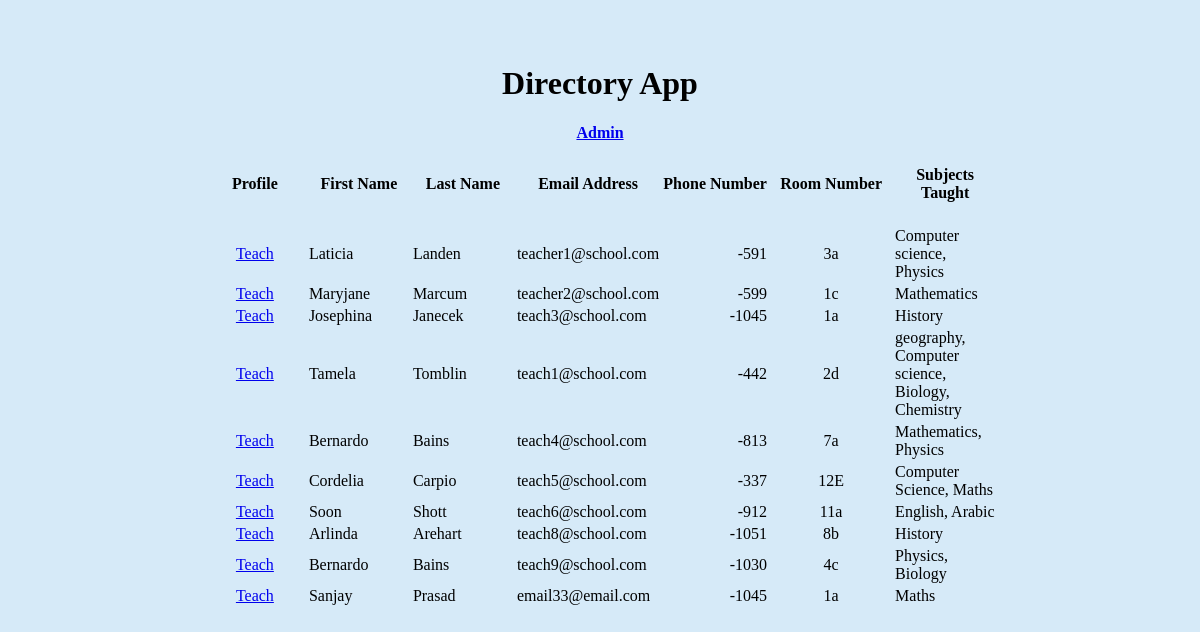
The page / on the database its author committed.
### directory/models.py (models this page shows, shortened)
class Teacher(models.Model):
    First_Name = models.CharField('First Name', max_length=60, blank=False)
    Last_Name = models.CharField('Last Name', max_length=60, blank=False)
    Profile_Picture = models.CharField('Profile Picture', max_length=50)
    Email_Address = models.EmailField('Email Address', max_length = 254, unique=True, blank=False)
    Phone_Number = models.CharField('Phone Number', max_length=31)
    Room_Number = models.CharField('Room Number', max_length=10)
    Subjects_Taught = models.CharField('Subjects Taught', max_length=300)

### directory/views.py (the view)
# urls.py: path('', views.directory, name='directory'),
def directory(request):
    teachers = Teacher.objects.all()
    return render(request, 'directory/directory.html', {'teachers': teachers})

### directory/templates/directory/directory.html (shortened to what this page needs)
{% load static %}
<link rel="stylesheet" href="../../static/directory/styles/css/directory.css">
<div>
    <h1 align="center">Directory App</h1>
    <a align='right' href='admin/'><h4 align="center">Admin</h4></a>
    <div >
        <table align="center">
            <div class="header_row">
                <tr styles="background:blue">
                    <td style="width: 100px;"><h4 align="center">Profile</h4></td>
                    <td style="width: 100px;"><h4 align="center">First Name</h4></td>
                    <td style="width: 100px;"><h4 align="center">Last Name</h4></td>
                    <td style="width: 100px;"><h4 align="center">Email  Address</h4></td>
                    <td style="width: 104px;"><h4 align="center">Phone Number</h4></td>
                    <td style="width: 120px;"><h4 align="center">Room Number</h4></td>
                    <td style="width: 100px;"><h4 align="center">Subjects Taught</h4></td>
                </tr>
            </div>
            {% for teacher in teachers %}
            <div class="teacher_row">
                <tr>
                    <td><div align='center'><a align="center" href={{teacher.id}} >Teach</a></div></td>
                    <td><div>{{ teacher.First_Name }}</div></td>
                    <td>{{ teacher.Last_Name }}</td>
                    <td>{{ teacher.Email_Address }}</td>
                    <td><div align='right'>{{ teacher.Phone_Number }}</div></td>
                    <td><div align='center'>{{ teacher.Room_Number }}</div></td>
                    <td>{{ teacher.Subjects_Taught }}</td>
                </tr>
            </div>
            {% endfor %}
        </table>
    </div>
</div>

### directory/static/directory/styles/css/directory.css (style rules this page uses)
.header_row { background: #5DADE2 }

### rows shown on the page
Teacher: First_Name "Laticia", Last_Name "Landen", Email_Address "teacher1@school.com", Phone_Number "-591", Room_Number "3a", Subjects_Taught "Computer science, Physics"
Teacher: First_Name "Maryjane", Last_Name "Marcum", Email_Address "teacher2@school.com", Phone_Number "-599", Room_Number "1c", Subjects_Taught "Mathematics"
Teacher: First_Name "Josephina", Last_Name "Janecek", Email_Address "teach3@school.com", Phone_Number "-1045", Room_Number "1a", Subjects_Taught "History"
Teacher: First_Name "Tamela", Last_Name "Tomblin", Email_Address "teach1@school.com", Phone_Number "-442", Room_Number "2d", Subjects_Taught "geography, Computer science, Biology, Chemistry"
Teacher: First_Name "Bernardo", Last_Name "Bains", Email_Address "teach4@school.com", Phone_Number "-813", Room_Number "7a", Subjects_Taught "Mathematics, Physics"
Teacher: First_Name "Cordelia", Last_Name "Carpio", Email_Address "teach5@school.com", Phone_Number "-337", Room_Number "12E", Subjects_Taught "Computer Science, Maths"
Teacher: First_Name "Soon", Last_Name "Shott", Email_Address "teach6@school.com", Phone_Number "-912", Room_Number "11a", Subjects_Taught "English, Arabic"
Teacher: First_Name "Arlinda", Last_Name "Arehart", Email_Address "teach8@school.com", Phone_Number "-1051", Room_Number "8b", Subjects_Taught "History"
Teacher: First_Name "Bernardo", Last_Name "Bains", Email_Address "teach9@school.com", Phone_Number "-1030", Room_Number "4c", Subjects_Taught "Physics, Biology"
Teacher: First_Name "Sanjay", Last_Name "Prasad", Email_Address "email33@email.com", Phone_Number "-1045", Room_Number "1a", Subjects_Taught "Maths"
